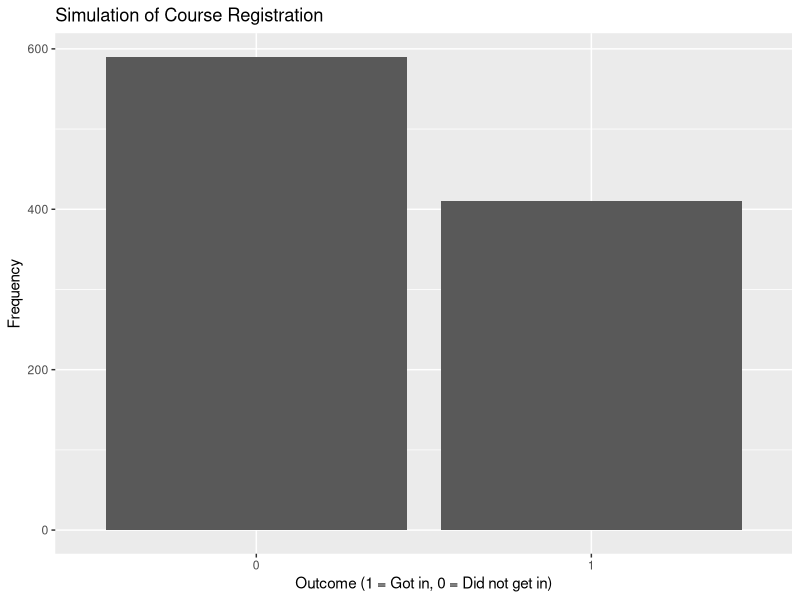

The R script that drew this image:
## ---- chunk 1
simulate_registration <- function(class_size, num_students, priority_weight = NULL) {
  if (!is.null(priority_weight)) {
    priority <- sample(1:num_students, num_students, replace = TRUE, prob = priority_weight)
    priority_order <- order(priority)
  } else {
    priority_order <- sample(1:num_students)
  }

registered_students <- priority_order[1:class_size]
return(ifelse(1 %in% registered_students, TRUE, FALSE))
}
## ---- chunk 2
library(purrr)

class_size <- 20
num_students <- 50
num_simulations <- 1000
priority_weight <- c(rep(0.4, 10), rep(0.3, 10), rep(0.2, 10), rep(0.1, 20))

results <- map_int(1:num_simulations, ~ simulate_registration(class_size = class_size, num_students = num_students, priority_weight = priority_weight))

num_true <- sum(results == 1)
probability <- num_true / num_simulations

print(paste("Probability that student #1 gets a spot:", probability))
## ---- chunk 3
library(ggplot2)

data <- data.frame(
  Trial = 1:num_simulations,
  Outcome = as.factor(results)
)

ggplot(data, aes(x = Outcome)) +
  geom_bar() +
  labs(title = "Simulation of Course Registration",
       x = "Outcome (1 = Got in, 0 = Did not get in)",
       y = "Frequency") 
